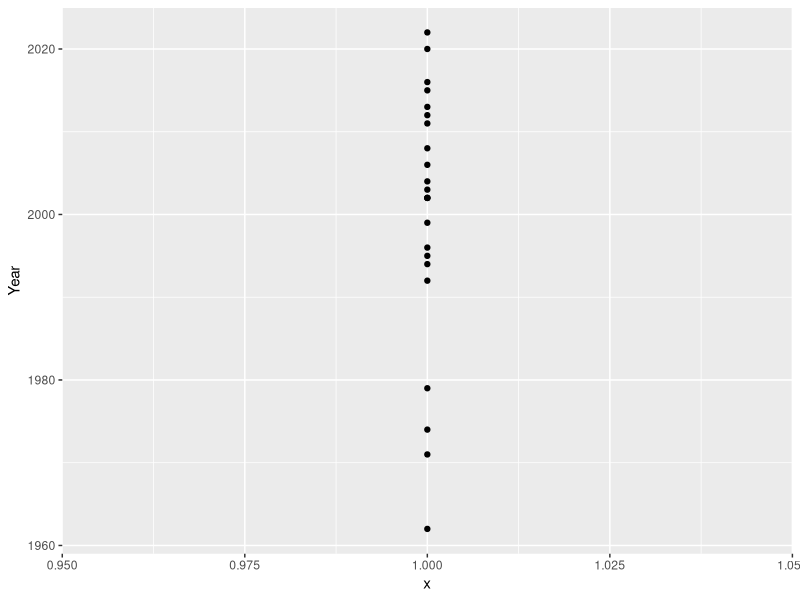
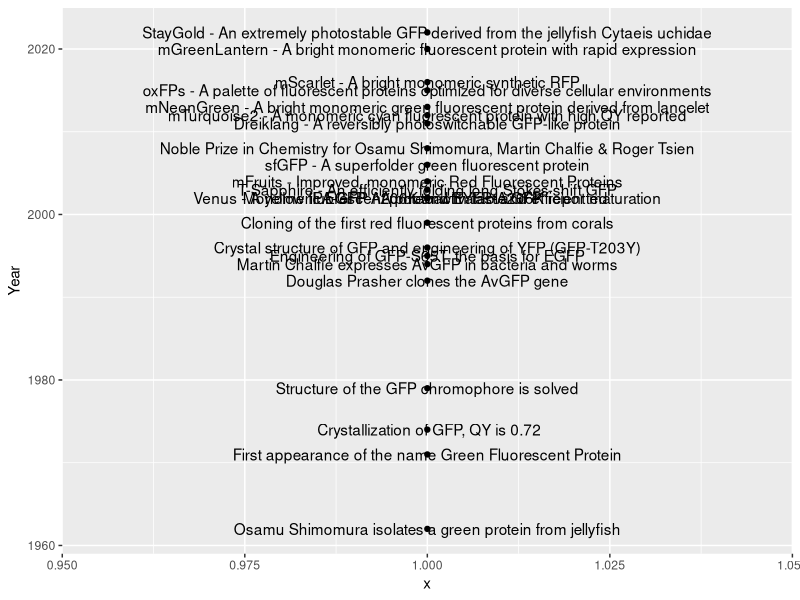
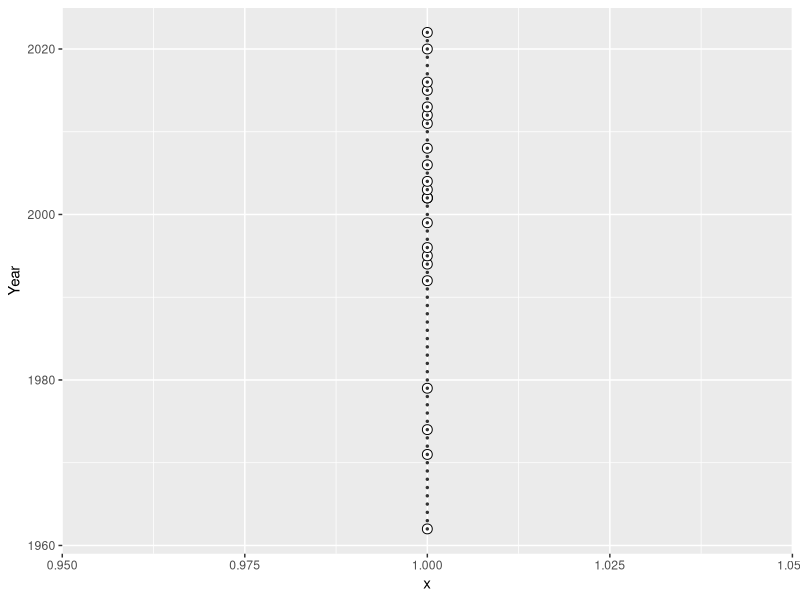
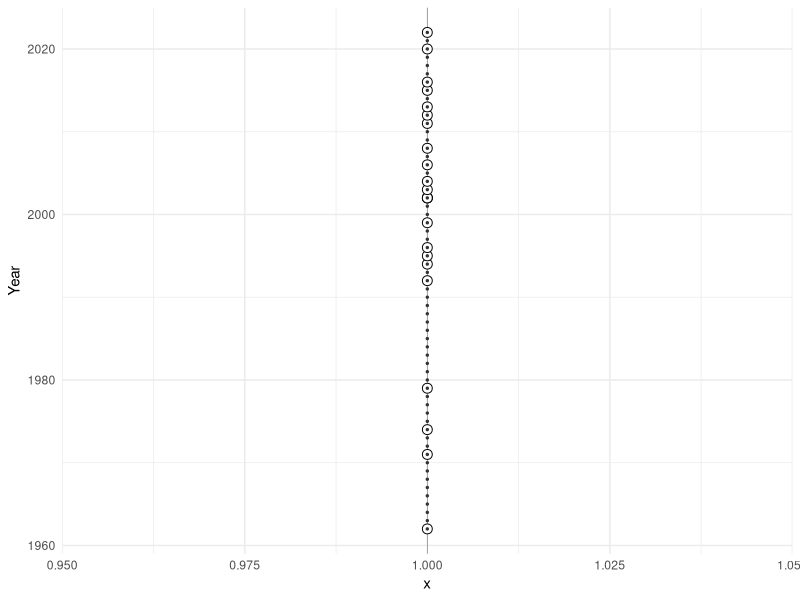
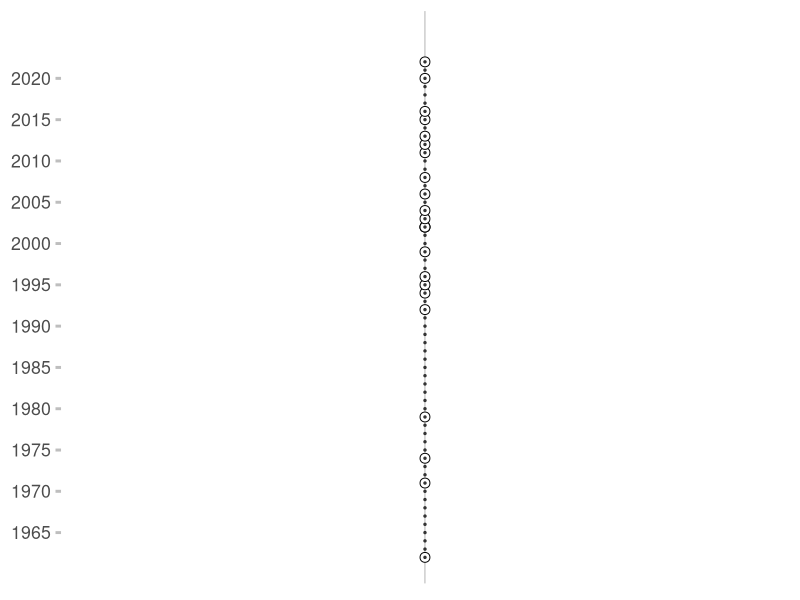
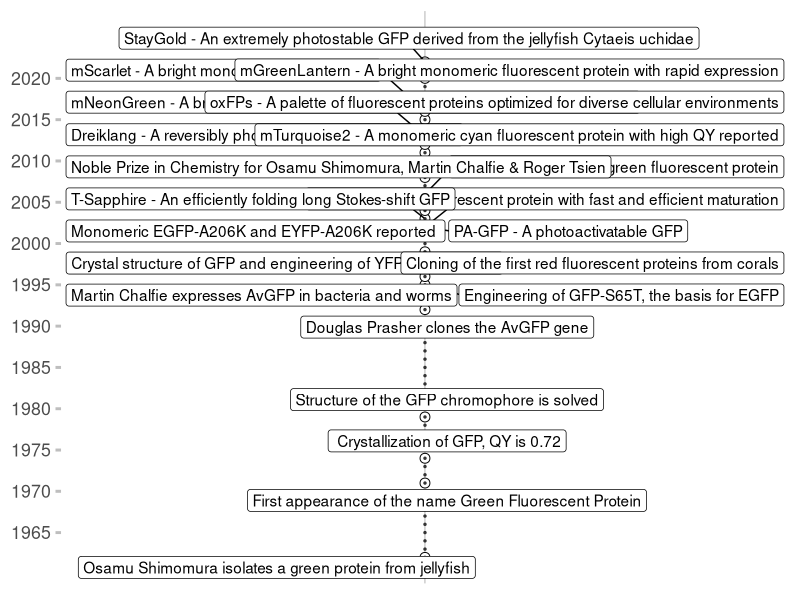
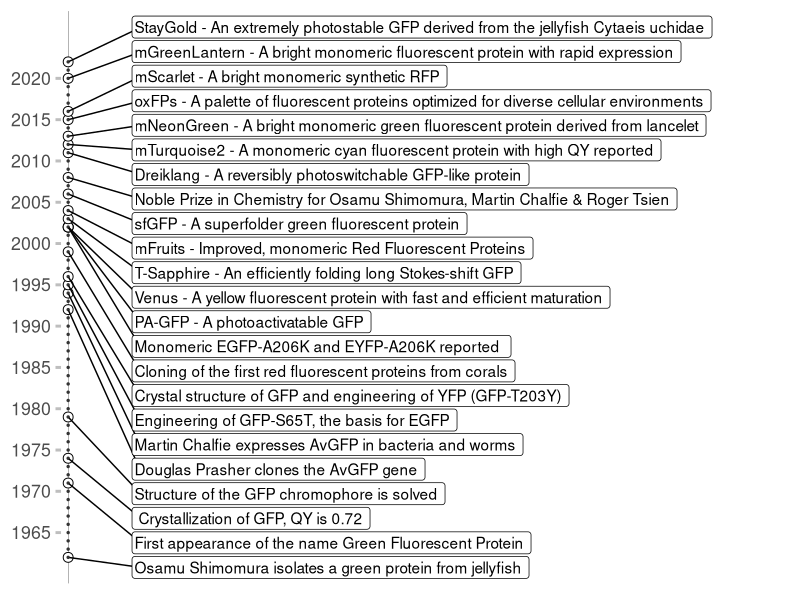
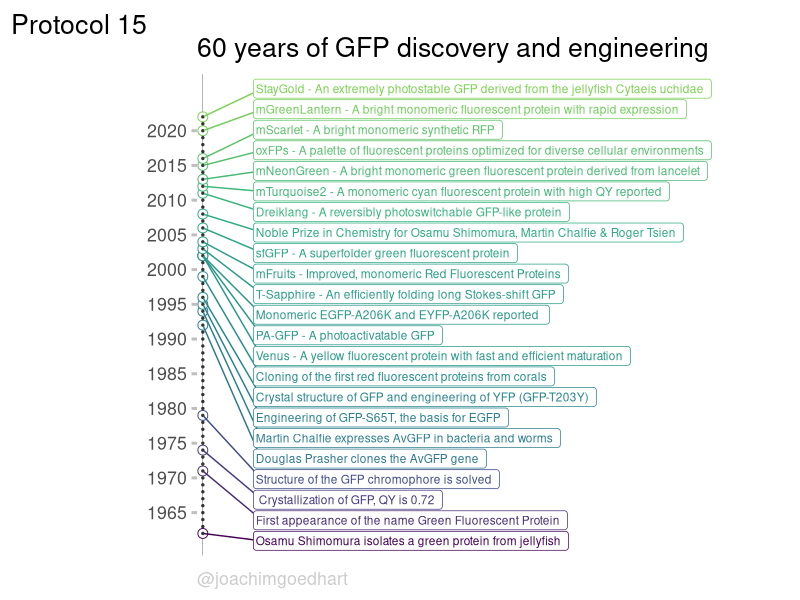

Reproduce these figures in R, in order.
## ---- chunk 1
library(tidyverse)
## ---- chunk 2
df_timeline <- read.delim("data/GFP-timeline.txt", sep = '\t' )
head(df_timeline)
## ---- chunk 3
ggplot(df_timeline, aes(x=1,y=Year)) + geom_point()

## ---- chunk 4
ggplot(df_timeline, aes(x=1,y=Year)) + geom_point() + geom_text(aes(label = Event))
## ---- chunk 5
yrs <- data.frame(Year=min(df_timeline$Year):max(df_timeline$Year))
## ---- chunk 6
ggplot(df_timeline, aes(x=1,y=Year)) +
    geom_point(shape=21, size=3, fill="white") +
    geom_point(data =yrs, aes(x=1), size=0.5, color="grey20") 
## ---- chunk 7
ggplot(df_timeline, aes(x=1, y=Year)) +
    geom_vline(xintercept = 1, size=0.1) +
    geom_point(shape=21, size=3, fill="white") +
    geom_point(data=yrs, aes(x=1), size=0.5, color="grey20") +
    theme_minimal() + theme(legend.position = "none")
## ---- chunk 8
p <- ggplot(df_timeline, aes(x=1, y=Year)) +
  geom_vline(xintercept = 1, size=0.1) +
  geom_point(shape=21, size=3, fill="white") +
  geom_point(data=yrs, aes(x=1), size=0.5, color="grey20") +
  theme_minimal(base_size = 16) +
  theme(legend.position = "none") +
  theme(axis.ticks.y = element_line(color="grey", linetype = 1, size = 1),
        panel.grid = element_blank(),
        axis.title = element_blank(),
        axis.text.x = element_blank(),
        plot.caption = element_text(color = "grey80", hjust = 0)
  ) +
  scale_y_continuous(limits = c(1962,2025), breaks = c(seq(1965, 2024, by=5)))

p
## ---- chunk 9
library(ggrepel)
## ---- chunk 10
p + geom_label_repel(aes(label=Event))
## ---- chunk 11
p + geom_label_repel(aes(label=Event),
                     nudge_x   = 0.05,
                     hjust     = 0,
                     direction = "y"
                     ) +
    scale_x_continuous(expand = c(0.01, 0), limits = c(1.0,1.5)) 
## ---- chunk 12
p <- p + aes(color=Year) +
  geom_label_repel(aes(label=Event),
                     nudge_x   = 0.05,
                     hjust     = 0,
                     direction = "y",
                     size      = 3
                     ) +
  scale_x_continuous(expand = c(0.01, 0), limits = c(1.0,1.5)) +

  scale_color_viridis_c(end = 0.8)+
  labs(title = "60 years of GFP discovery and engineering",
       tag = "Protocol 15",
       caption = "@joachimgoedhart") +
  NULL
p
## ---- chunk 13
png(file=paste0("Protocol_15.png"), width = 4000, height = 3000, units = "px", res = 400)
 p
dev.off()
